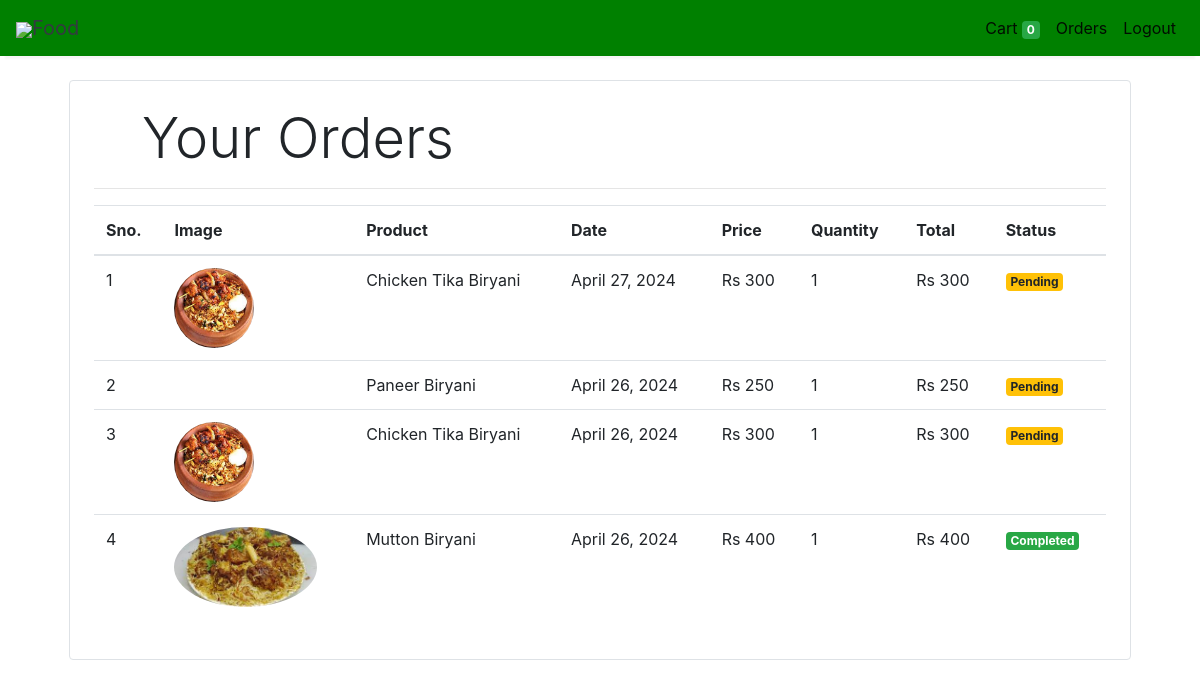
The page /orders (signed in) on the database its author committed.
### store/models/orders.py (models this page shows, shortened)
class Order(models.Model):
    product = models.ForeignKey(Products,
                                on_delete=models.CASCADE)
    customer = models.ForeignKey(Customer,
                                 on_delete=models.CASCADE)
    quantity = models.IntegerField(default=1)
    price = models.IntegerField()
    address = models.CharField (max_length=50, default='', blank=True)
    phone = models.CharField (max_length=50, default='', blank=True)
    date = models.DateField (default=datetime.datetime.today)
    status = models.BooleanField (default=False)
    @staticmethod
    def get_orders_by_customer(customer_id):
        return Order.objects.filter(customer=customer_id).order_by('-date')

### store/models/product.py (models this page shows, shortened)
class Products(models.Model):
    name = models.CharField(max_length=60)
    price= models.IntegerField(default=0)
    category= models.ForeignKey(Category,on_delete=models.CASCADE,default=1 )
    description= models.CharField(max_length=250, default='', blank=True, null= True)
    image= models.ImageField(upload_to='uploads/products/')

### store/middlewares/auth.py (the view)
    def middleware(request):
        print(request.session.get('customer'))
        returnUrl = request.META['PATH_INFO']
        print(request.META['PATH_INFO'])
        if not request.session.get('customer'):
           return redirect(f'login?return_url={returnUrl}')
        response = get_response(request)
        return response

### store/templatetags/custom_filter.py (called while the page is built)
@register.filter(name='currency')
def currency(number):
    return "Rs "+str(number)

@register.filter(name='multiply')
def multiply(number , number1):
    return number * number1

### store/views/orders.py (called while the page is built)
    def get(self , request ):
        customer = request.session.get('customer')
        orders = Order.get_orders_by_customer(customer)
        print(orders)
        return render(request , 'orders.html'  , {'orders' : orders})

### store/templates/orders.html
{% extends 'base.html' %}
{% block content %}
{% load cart %}
{% load custom_filter %}
<div class="container">
   <div class="border rounded p-4 m-4">
        <p class="display-4 pl-4 ml-4">Your Orders</p>
        <hr>
        <table class="table">
            <thead>
                <tr>
                    <th>Sno.</th>
                    <th>Image</th>
                    <th>Product</th>
                    <th>Date</th>
                    <th>Price</th>
                    <th>Quantity</th>
                    <th>Total</th>
                    <th>Status</th>
                </tr>
            </thead>
            <tbody>
                {% for order in orders %}
                <tr>
                    <td>{{forloop.counter}}</td>
                    <td><img style="height: 80px;" class="rounded-circle" src="{{order.product.image.url}}" alt=""></td>
                    <td>{{order.product.name}}</td>
                    <td>{{order.date}}</td>
                    <td>{{order.price|currency}}</td>
                    <td>{{order.quantity}}</td>
                    <td>{{order.quantity|multiply:order.price|currency}}</td>
                    {% if order.status %}
                    <td><small class="badge badge-success">Completed</small></td>
                    {%else%}
                    <td><small class="badge badge-warning">Pending</small></td>
                    {% endif %}
                </tr>
                {% endfor %}
            </tbody>
        </table>
   </div>
</div>
{% endblock %}

### store/templates/base.html (shortened to what this page needs)
<!doctype html>
<html lang="en">
<head>
  <link rel="stylesheet" href="https://maxcdn.bootstrapcdn.com/bootstrap/4.0.0/css/bootstrap.min.css"
>
</head>
<body>
<nav class="one-edge-shadow
  navbar navbar-light
  sticky-top navbar
  navbar-expand-lg
  text-white">
    <a class="navbar-brand ms-3 text-dark " href="/">
    <link rel="stylesheet" href="https://use.fontawesome.com/releases/v5.7.0/css/all.css">
    <img src="https://www.freepnglogos.com/uploads/shopping-cart-png/shopping-cart-svg-png-icon-download-28.png" style="width:50px;height:50px,color:text-light;">Food</a>
    <div class="collapse navbar-collapse" id="navbarSupportedContent">
      <ul class="navbar-nav mr-auto">
        <li class="nav-item active">
          <a class="nav-link" href="/store"> <span class="sr-only">(current)</span></a>
        </li>
          </ul>
      <ul class=" navbar-nav my-2 my-lg-0">
        <li class="nav-item active">
          <a class="nav-link" href="/cart">Cart
            <span class="badge badge-success">{{request.session.cart.keys|length}}</span>
            <span class="sr-only">(current)</span></a>
        </li>
        {% if request.session.customer %}
        <li class="nav-item active ">
          <a class="nav-link" href="/orders">Orders<span class="sr-only">(current)</span></a>
        </li>
        <li class="nav-item active ">
          <a class="nav-link" href="/logout">Logout<span class="sr-only">(current)</span></a>
        </li>
        {% endif %}
      </ul>
    </div>
  </nav>
  {% block content %}{% endblock %}
</body>
</html>

### store/templates/base.html (style rules this page uses)
nav { background-color: green; }
.one-edge-shadow { box-shadow: 0 8px 2px -5px rgb(246, 245, 245); }

### rows shown on the page
Order: product.image (picture), product.name "Chicken Tika Biryani", date "April 27, 2024", price "Rs 300", quantity "1", quantity|multiply "Rs 300", status "Pending"
Order: product.name "Paneer Biryani", date "April 26, 2024", price "Rs 250", quantity "1", quantity|multiply "Rs 250", status "Pending"
Order: product.image (picture), product.name "Chicken Tika Biryani", date "April 26, 2024", price "Rs 300", quantity "1", quantity|multiply "Rs 300", status "Pending"
Order: product.image (picture), product.name "Mutton Biryani", date "April 26, 2024", price "Rs 400", quantity "1", quantity|multiply "Rs 400", status "Completed"

### other values the page prints
{{ request.session.cart.keys|length }} "0"
